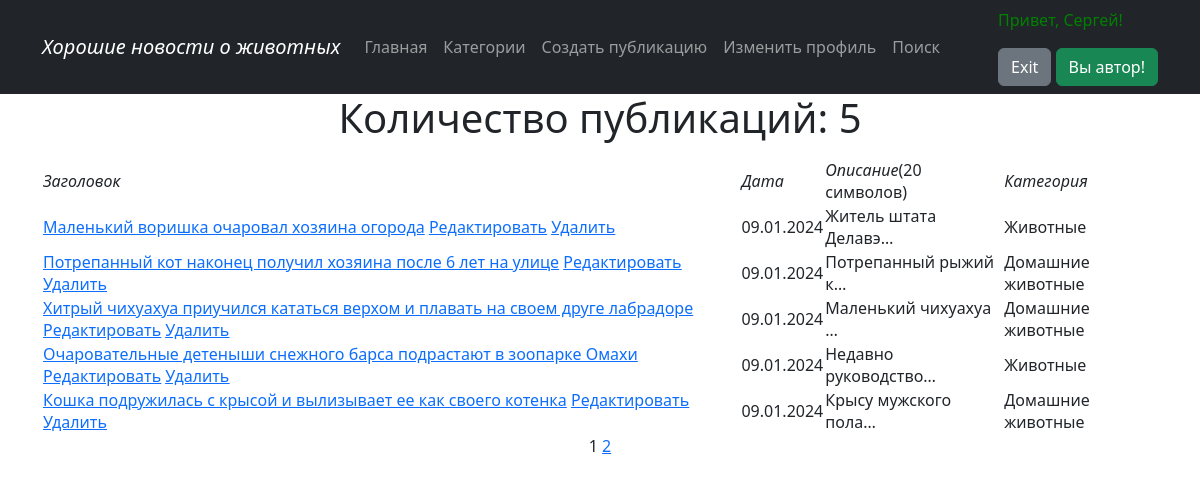
Page /news/ (signed in) on the committed database.
### news/models.py (models this page shows, shortened)
class Post(models.Model):
    author = models.ForeignKey(Author, on_delete=models.CASCADE)
    content_type = models.CharField(max_length=10, choices=[
        ('статья', 'Статья'), ('новость', 'Новость')])
    created_time = models.DateTimeField(auto_now_add=True)
    categories = models.ManyToManyField(Category, through='PostCategory',
                                        related_name='PostCategory')
    title = models.CharField(max_length=255)
    text = models.TextField()
    rating = models.IntegerField(default=0)

class Category(models.Model):
    name = models.CharField(max_length=255, unique=True)

### news/views.py (the view, shortened to what this page needs)
# urls.py: path('', Posts.as_view(), name='post_list'),
class Posts(ListView):
    model = Post
    ordering = '-created_time'
    template_name = 'news.html'
    context_object_name = 'news'
    paginate_by = 5
    def get_queryset(self):
        queryset = super().get_queryset()
        self.filterset = PostFilter(self.request.GET, queryset)
        return self.filterset.qs
    def get_context_data(self, **kwargs):
        context = super().get_context_data(**kwargs)
        context['filter'] = PostFilter(self.request.GET, queryset=self.get_queryset())
        return context

### news/templatetags/custom_filters.py (called while the page is built)
@register.filter()
def censor(text):
    list_words = text.split()
    censor_words = {'салюты', 'игрушки', }
    censor_text = []
    if isinstance(text, str):
        for word in list_words:
            if word.lower() in censor_words:
                word = f'{word[0]}{"*" * (len(word) - 2)}{word[-1]}'
            censor_text.append(word)
        return ' '.join(censor_text)

### templates/news.html (shortened to what this page needs)
{% extends 'flatpages/default.html' %}
{% load custom_filters %}
{% block content %}
<h1>Количество публикаций: {{ news | length}}</h1>
{% if news %}
<table>
<tr>
    <td><em>Заголовок</em></td>
    <td><em>Дата</em></td>
    <td><em>Описание</em>(20 символов)</td>
    <td><em>Категория</em></td>
</tr>
    {% for item in news %}
    <tr>
        <td>
            <a href="{% url 'post_full' item.id %}">{{ item.title | censor }}</a>
            <a href="{% url 'post_create' item.id %}"><u>Редактировать</u></a>
            <a href="{% url 'post_delete' item.id %}"><u> Удалить </u></a>
        </td>
        <td>{{ item.created_time | date:'d.m.Y' }}</td>
        <td>{{ item.text | truncatechars:20 }}</td>
        <td>
            {% for category in item.categories.all%}
            {{ category.name }}</td>
            {% endfor %}
    </tr>
    {% endfor %}
</table>
{% endif %}
{{ page_obj.number }}
{% if page_obj.has_next %}
    <a href="?page={{ page_obj.next_page_number }}">
        {{ page_obj.next_page_number }}
    </a>
{% endif %}
{% endblock content %}

### templates/flatpages/default.html (shortened to what this page needs)
{% load static %}
<html lang="en">
    <head>
        <link href="{% static 'css/styles.css' %}" rel="stylesheet" />
    </head>
    <body>
  <nav class="navbar navbar-expand-lg navbar-dark bg-dark static-top">
    {% load cache %}
    {% cache 30 common %}
        {% block header %}
    <div class="container">
      <a class="navbar-brand" href="#"><i>Хорошие новости о животных</i></a>
      <div class="collapse navbar-collapse justify-content-between" id="navbarResponsive">
                    <ul class="navbar-nav ml-auto">
                        <li class="nav-item active">
                            <a class="nav-link" href="/news/">Главная</a>
                        </li>
                        <li class="nav-item active">
                            <a class="nav-link" href="/category">Категории</a>
                        </li>
                        {% block create_post %}
                        <li class="nav-item">
                            <a class="nav-link" href="{% url 'newpost' %}">Создать публикацию</a>
                        </li>
                        {% endblock create_post %}
                        {% endblock header %}
                        {% block user_profile %}
                        {% if request.user.is_authenticated %}
                        <li class="nav-item">
                            <a class="nav-link" href="">Изменить профиль</a>
                        </li>
                        {% endif %}
                        {% endblock user_profile %}
                        {% block search %}
                        <li class="nav-item">
                            <a class="nav-link" href="/news/search/">Поиск</a>
                        </li>
                        {% endblock search %}
                        {% endcache %}
                   </ul>
                    {% block user_greeting %}
                    <ul class="navbar-nav mr-auto">
                        <li class="nav-item">
                            {% if request.user.is_authenticated %}
                            <p style="color: green;">Привет, {{ request.user.username }}!</p>
                            <a href="" class="btn btn-secondary">Exit</a>
                            {% if is_not_author %}
                            <a href="{% url 'upgrade' %}" class="btn btn-success"> Хочу стать автором</a>
                            {% else %}
                            <button class="btn btn-success">Вы автор!</button>
                            {% endif %}
                            {% else %}
                            <p style="color: red;">Вы не зарегистрированы!</p>
                              <a href="" class="btn btn-primary">Вход</a>
                            <a href="" class="btn btn-primary">Регистрация</a>
                            {% endif %}
                        </li>
                   </ul>
                    {% endblock user_greeting %}
   </div>
       </div>
</nav>
        <div class="container">
            <div class="row">
                <div class="col-lg-12 text-center">
                    {% block content %}{% endblock content %}
                </div>
            </div>
        </div>
    </body>
</html>

### rows in the picture
Post: title|censor "Маленький воришка очаровал хозяина огорода", created_time "09.01.2024", text "Житель штата Делавэ…"
Category: name "Животные"
Post: title|censor "Потрепанный кот наконец получил хозяина после 6 лет на улице", created_time "09.01.2024", text "Потрепанный рыжий к…"
Category: name "Домашние животные"
Post: title|censor "Хитрый чихуахуа приучился кататься верхом и плавать на своем друге лабрадоре", created_time "09.01.2024", text "Маленький чихуахуа …"
Post: title|censor "Очаровательные детеныши снежного барса подрастают в зоопарке Омахи", created_time "09.01.2024", text "Недавно руководство…"
Post: title|censor "Кошка подружилась с крысой и вылизывает ее как своего котенка", created_time "09.01.2024", text "Крысу мужского пола…"

### other values in the picture
{{ request.user.username }} "Сергей"
{{ news | length }} "5"
{{ page_obj.number }} "1"
{{ page_obj.next_page_number }} "2"
